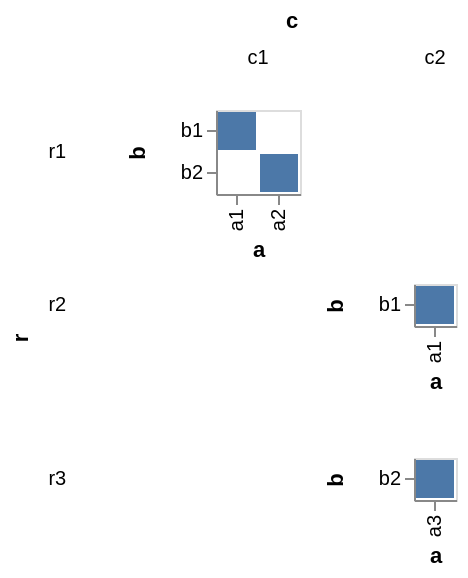

Describe this chart as a Vega-Lite specification.
### Vega specification from a JSON file in a GitHub repository (floating-point values rounded to 4 significant figures)
{"$schema": "https://vega.github.io/schema/vega/v3.0.json", "autosize": "pad", "padding": 5, "data": [{"name": "source_0", "values": [{"r": "r1", "c": "c1", "a": "a1", "b": "b1"}, {"r": "r1", "c": "c1", "a": "a2", "b": "b2"}, {"r": "r2", "c": "c2", "a": "a1", "b": "b1"}, {"r": "r3", "c": "c2", "a": "a3", "b": "b2"}]}, {"name": "cross_column_domain_row_domain", "source": "source_0", "transform": [{"type": "aggregate", "groupby": ["c", "r"], "fields": ["a", "b"], "ops": ["distinct", "distinct"]}]}, {"name": "column_domain", "source": "cross_column_domain_row_domain", "transform": [{"type": "aggregate", "groupby": ["c"], "fields": ["distinct_a"], "ops": ["max"], "as": ["distinct_a"]}]}, {"name": "row_domain", "source": "cross_column_domain_row_domain", "transform": [{"type": "aggregate", "groupby": ["r"], "fields": ["distinct_b"], "ops": ["max"], "as": ["distinct_b"]}]}], "signals": [{"name": "child_x_step", "value": 21}, {"name": "child_y_step", "value": 21}], "layout": {"padding": {"row": 10, "column": 10}, "offset": 10, "columns": {"signal": "length(data('column_domain'))"}, "bounds": "full", "align": "all"}, "marks": [{"name": "row_title", "role": "row-title", "type": "group", "marks": [{"type": "text", "role": "row-title-text", "encode": {"update": {"align": {"value": "center"}, "text": {"value": "r"}, "fill": {"value": "black"}, "fontWeight": {"value": "bold"}, "angle": {"value": 270}}}}]}, {"name": "column_title", "role": "column-title", "type": "group", "marks": [{"type": "text", "role": "column-title-text", "encode": {"update": {"align": {"value": "center"}, "text": {"value": "c"}, "fill": {"value": "black"}, "fontWeight": {"value": "bold"}}}}]}, {"name": "row_header", "type": "group", "role": "row-header", "from": {"data": "row_domain"}, "sort": {"field": "datum[\"r\"]", "order": "ascending"}, "title": {"text": {"signal": "''+parent[\"r\"]"}, "offset": 10, "orient": "left", "encode": {"update": {"fontWeight": {"value": "normal"}, "angle": {"value": 0}, "fontSize": {"value": 10}, "align": {"value": "right"}, "baseline": {"value": "middle"}}}}, "encode": {"update": {"height": {"signal": "bandspace(datum[\"distinct_b\"], 0.1, 0.05) * child_y_step"}}}}, {"name": "column_header", "type": "group", "role": "column-header", "from": {"data": "column_domain"}, "sort": {"field": "datum[\"c\"]", "order": "ascending"}, "title": {"text": {"signal": "''+parent[\"c\"]"}, "offset": 10, "orient": "top", "encode": {"update": {"fontWeight": {"value": "normal"}, "angle": {"value": 0}, "fontSize": {"value": 10}}}}, "encode": {"update": {"width": {"signal": "bandspace(datum[\"distinct_a\"], 0.1, 0.05) * child_x_step"}}}}, {"name": "cell", "type": "group", "style": "cell", "from": {"facet": {"name": "facet", "data": "source_0", "groupby": ["r", "c"], "aggregate": {"cross": true, "fields": ["a", "b"], "ops": ["distinct", "distinct"]}}}, "sort": {"field": ["datum[\"r\"]", "datum[\"c\"]"], "order": ["ascending", "ascending"]}, "encode": {"update": {"width": {"signal": "bandspace(datum[\"distinct_a\"], 0.1, 0.05) * child_x_step"}, "height": {"signal": "bandspace(datum[\"distinct_b\"], 0.1, 0.05) * child_y_step"}}}, "marks": [{"name": "child_marks", "type": "rect", "style": ["rect"], "from": {"data": "facet"}, "encode": {"update": {"x": {"scale": "child_x", "field": "a"}, "width": {"scale": "child_x", "band": true}, "y": {"scale": "child_y", "field": "b"}, "height": {"scale": "child_y", "band": true}, "fill": {"value": "#4c78a8"}}}}], "scales": [{"name": "child_x", "type": "band", "domain": {"data": "facet", "field": "a", "sort": true}, "range": {"step": {"signal": "child_x_step"}}, "round": true, "paddingInner": 0.1, "paddingOuter": 0.05}, {"name": "child_y", "type": "band", "domain": {"data": "facet", "field": "b", "sort": true}, "range": {"step": {"signal": "child_y_step"}}, "round": true, "paddingInner": 0.1, "paddingOuter": 0.05}], "axes": [{"scale": "child_x", "orient": "bottom", "title": "a", "zindex": 1, "encode": {"labels": {"update": {"angle": {"value": 270}, "align": {"value": "right"}, "baseline": {"value": "middle"}}}}}, {"scale": "child_y", "orient": "left", "title": "b", "zindex": 1}]}], "config": {"axis": {"domainColor": "#888", "tickColor": "#888"}, "axisY": {"minExtent": 30}}}
